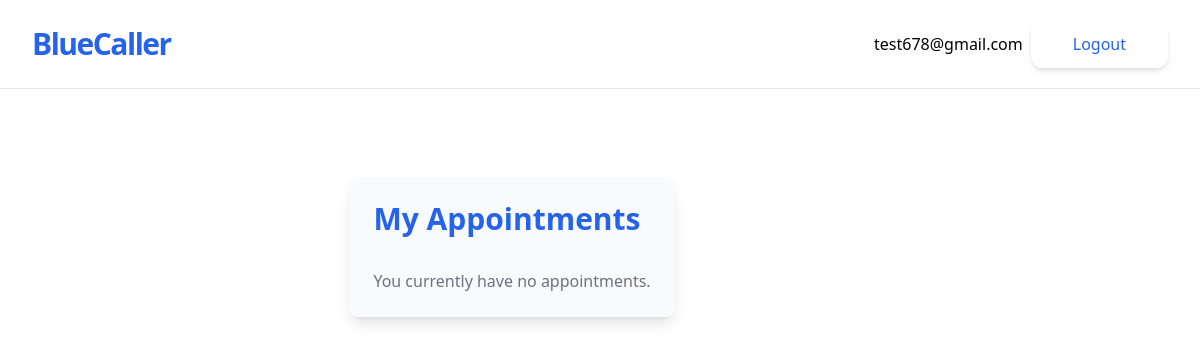
The app's page /get-started/ (signed in), older data.
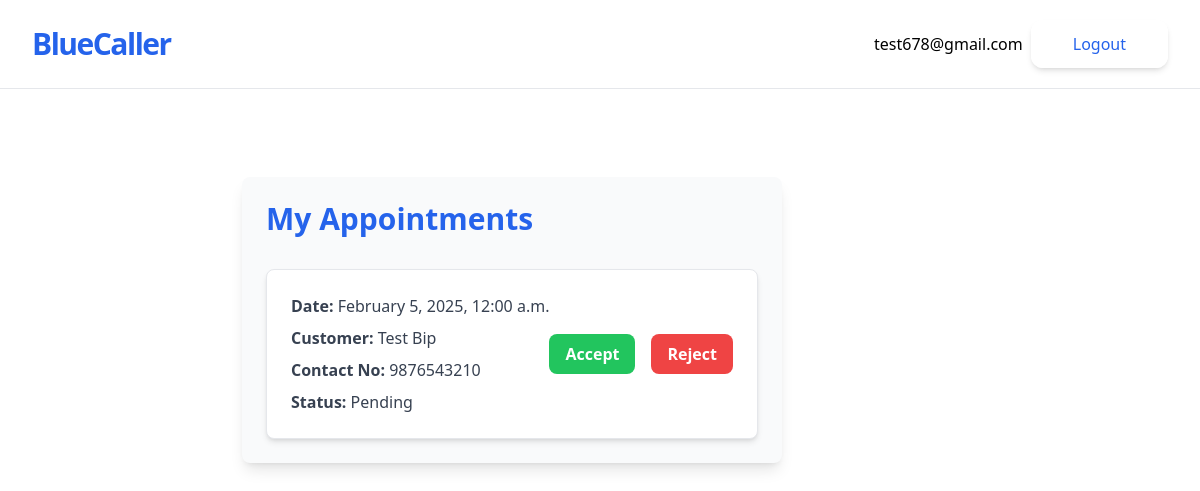
The same page, newer data.
### jobs/models.py (models this page shows, shortened)
class Appointment(models.Model):
    STATUS_CHOICES = [
        ('pending', 'Pending'),
        ('accepted', 'Accepted'),
        ('rejected', 'Rejected'),
        ('completed', 'Completed'),
    ]
    customer = models.ForeignKey(Customer, on_delete=models.CASCADE, related_name='customer_appointments')
    worker = models.ForeignKey(Worker, on_delete=models.CASCADE, related_name='worker_appointments')
    appointment_date = models.DateTimeField(null=True, blank=True)
    status = models.CharField(max_length=10, choices=STATUS_CHOICES, default='pending')
    reason = models.TextField(blank=True, null=True)

class Customer(models.Model):
    owner=models.OneToOneField(User,on_delete=models.CASCADE)
    name=models.CharField(max_length=50)
    phone_number=PhoneNumberField(region="NP", unique=True)
    profile_pic=models.ImageField(upload_to="profiles/", blank=True)
    latitude = models.CharField(max_length=20,null=True,blank=True)
    longitude = models.CharField(max_length=20,null=True,blank=True)

### jobs/views.py (the view, shortened to what this page needs)
# urls.py: path('get-started/', WorkerListView.as_view(), name='worker-list'),
class WorkerListView(ListView):
    model = Worker
    template_name = 'worker_list.html'
    def get_queryset(self):
        query = self.request.GET.get('q')  # Search query
        filter_param = self.request.GET.get('filter')  # Filter parameter
        queryset = Worker.objects.all()
        if query:
            queryset = queryset.filter(tagline__icontains=query)
        if filter_param == 'rating':
            queryset = queryset.annotate(avg_rating=Avg('workerrating__rating')).order_by('-avg_rating')
        return queryset
    def get_context_data(self, **kwargs):
        context = super().get_context_data(**kwargs)
        query = self.request.GET.get('q')
        context['q'] = query
        if hasattr(self.request.user, 'worker'):
            appointments = Appointment.objects.filter(worker=self.request.user.worker).select_related('customer')
            context['appointments'] = appointments
        workers = context.get('worker_list', self.get_queryset())  # Use get_queryset as fallback
        for worker in workers:
            average_rating = WorkerRating.objects.filter(appointment__worker=worker).aggregate(Avg('average_rating'))['average_rating__avg']
            worker.average_rating = round(average_rating, 1) if average_rating else 0  # Default to 0 if no ratings exist
            total_ratings = WorkerRating.objects.filter(appointment__worker=worker).count()
            worker.total_ratings = total_ratings  # Pass the total number of ratings to the template
            full_stars = int(worker.average_rating)
            half_star = 1 if worker.average_rating % 1 >= 0.5 else 0
            empty_stars = 5 - (full_stars + half_star)
            worker.full_stars = [1] * full_stars  # List of full stars
            worker.half_star = [1] * half_star  # List for half star (1 or 0)
            worker.empty_stars = [1] * empty_stars  # List of empty stars
        context['worker_list'] = workers  # Ensure worker_list is added explicitly
        return context

### jobs/templates/jobs/worker_list.html (shortened to what this page needs)
{% extends 'jobs/_base.html' %}
{% load distance %}
{% block content %}
<script src="https://cdn.tailwindcss.com"></script>
<div class="flex items-center justify-between mb-12">
    {% if user.is_authenticated %}
    <div class="flex space-x-6 justify-between w-full">
        {% if user.worker.name %}
        <div class="max-w-7xl mx-auto my-10 p-6 bg-gray-50 shadow-lg rounded-lg">
            <h2 class="text-3xl font-bold text-blue-600 mb-8">My Appointments</h2>
            {% if appointments %}
            <ul class="space-y-6">
                {% for appointment in appointments %}
                <li class="p-6 border rounded-lg bg-white shadow-md hover:bg-gray-100 transition duration-300">
                    <div class="flex flex-col md:flex-row justify-between items-start md:items-center">
                        <div class="text-gray-700 space-y-2">
                            <p>
                                <span class="font-semibold">Date:</span>
                                {{ appointment.appointment_date|date:"F j, Y, g:i a" }}
                            </p>
                            <p>
                                <span class="font-semibold">Customer:</span>
                                {{ appointment.customer.name }}
                            </p>
                            <p>
                                <span class="font-semibold">Contact No:</span>
                                {{ appointment.customer.phone_number }}
                            </p>
                            <p>
                                <span class="font-semibold">Status:</span>
                                {{ appointment.status|title }}
                            </p>
                        </div>
                        <div class="mt-4 md:mt-0 flex space-x-4">
                            {% if appointment.status == 'pending' %}
                            <form action="{% url 'accept_appointment' appointment.id %}" method="post">
                                <button type="submit"
                                        class="px-4 py-2 bg-green-500 text-white font-semibold rounded-lg hover:bg-green-600 transition">
                                    Accept
                                </button>
                            </form>
                            <form action="{% url 'reject_appointment' appointment.id %}" method="post">
                                <button type="submit"
                                        class="px-4 py-2 bg-red-500 text-white font-semibold rounded-lg hover:bg-red-600 transition">
                                    Reject
                                </button>
                            </form>
                            {% endif %}
                        </div>
                    </div>
                </li>
                {% endfor %}
            </ul>
            {% else %}
            <p class="text-gray-500 text-center">You currently have no appointments.</p>
            {% endif %}
        </div>
        {% endif %}
    </div>
    {% endif %}
</div>
{% endblock content %}

Row changes from the older to the newer data that the page shows:
added Appointment: appointment_date "February 5, 2025, 12:00 a.m.", customer.name "Test Bip", customer.phone_number "9876543210", status "Pending", shows "Accept"
Text that changed along with them:
text no longer shown: "You currently have no appointments."
